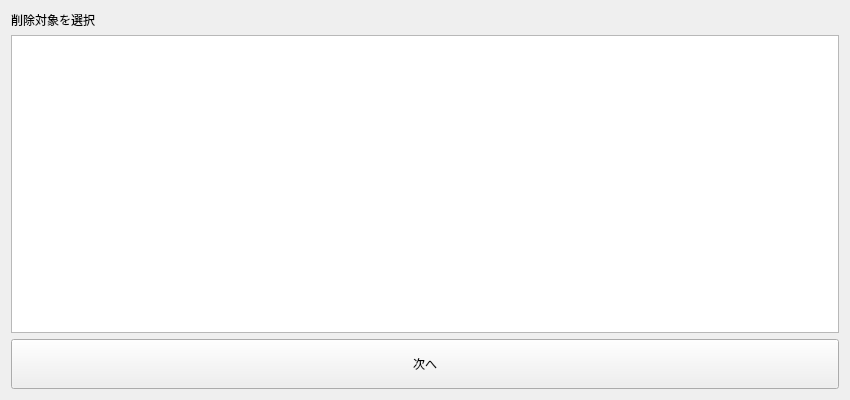
<?xml version="1.0" encoding="UTF-8"?>
<ui version="4.0">
 <class>DelArcTap</class>
 <widget class="QWidget" name="DelArcTap">
  <property name="geometry">
   <rect>
    <x>0</x>
    <y>0</y>
    <width>850</width>
    <height>400</height>
   </rect>
  </property>
  <property name="minimumSize">
   <size>
    <width>850</width>
    <height>400</height>
   </size>
  </property>
  <property name="maximumSize">
   <size>
    <width>850</width>
    <height>400</height>
   </size>
  </property>
  <property name="windowTitle">
   <string>Delete Arc Tap</string>
  </property>
  <property name="windowIcon">
   <iconset resource="main.qrc">
    <normaloff>:/arcaea_main/res/ase-256x256.png</normaloff>
    <normalon>:/arcaea_main/res/ase-256x256.png</normalon>:/arcaea_main/res/ase-256x256.png</iconset>
  </property>
  <layout class="QGridLayout" name="gridLayout">
   <item row="0" column="0">
    <layout class="QVBoxLayout" name="verticalLayout">
     <item>
      <widget class="QLabel" name="label">
       <property name="text">
        <string>削除対象を選択</string>
       </property>
      </widget>
     </item>
     <item>
      <widget class="QListView" name="listView"/>
     </item>
     <item>
      <widget class="QPushButton" name="pushButton">
       <property name="minimumSize">
        <size>
         <width>0</width>
         <height>50</height>
        </size>
       </property>
       <property name="text">
        <string>次へ</string>
       </property>
      </widget>
     </item>
    </layout>
   </item>
  </layout>
 </widget>
 <resources>
  <include location="main.qrc"/>
 </resources>
 <connections>
  <connection>
   <sender>listView</sender>
   <signal>clicked(QModelIndex)</signal>
   <receiver>DelArcTap</receiver>
   <slot>selected()</slot>
   <hints>
    <hint type="sourcelabel">
     <x>199</x>
     <y>103</y>
    </hint>
    <hint type="destinationlabel">
     <x>199</x>
     <y>149</y>
    </hint>
   </hints>
  </connection>
  <connection>
   <sender>pushButton</sender>
   <signal>clicked()</signal>
   <receiver>DelArcTap</receiver>
   <slot>select_note()</slot>
   <hints>
    <hint type="sourcelabel">
     <x>199</x>
     <y>260</y>
    </hint>
    <hint type="destinationlabel">
     <x>199</x>
     <y>149</y>
    </hint>
   </hints>
  </connection>
 </connections>
 <slots>
  <slot>select_note()</slot>
  <slot>selected()</slot>
 </slots>
</ui>
